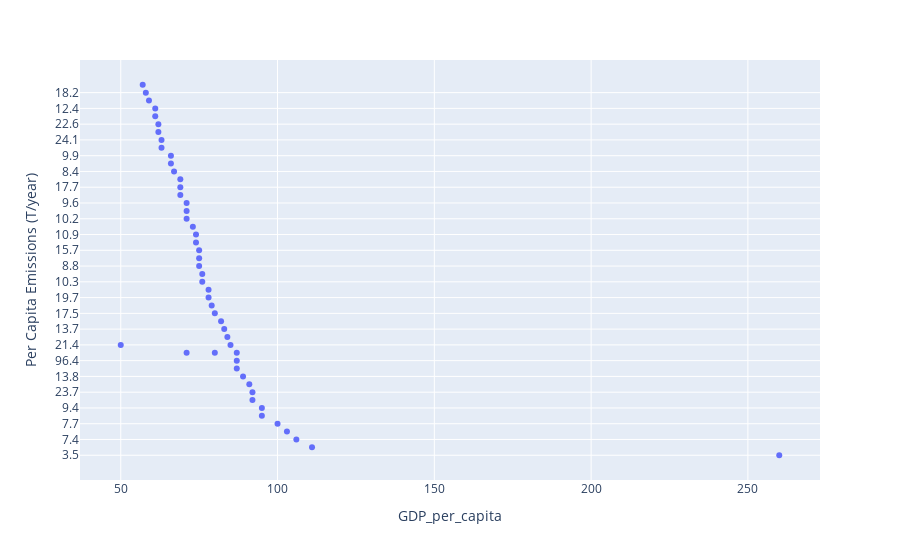

Here is the notebook cell this chart was saved with:
### Code cell
# GDP per capita vs Per capita emissions
fig = px.scatter(combined_data, x="GDP_per_capita", y="Per Capita Emissions (T/year)", 
                  hover_data=['State'])
fig.show()

### Figure 1 — Plotly figure (JSON) as saved in the notebook; plotly's stock layout.template omitted (floating-point values rounded to 4 significant figures)
{"data": [{"customdata": [[" District of Columbia"], [" New York"], [" Massachusetts"], [" Washington"], [" California"], [" North Dakota"], [" Connecticut"], [" Alaska"], [" Nebraska"], [" Delaware"], [" Colorado"], [" Illinois"], [" Wyoming"], [" New Jersey"], [" Texas"], [" Maryland"], [" Minnesota"], [" United States"], [" Virginia"], [" Utah"], [" New Hampshire"], [" South Dakota"], [" Kansas"], [" Iowa"], [" Hawaii"], [" Nevada"], [" Oregon"], [" Pennsylvania"], [" Ohio"], [" Tennessee"], [" Georgia"], [" Indiana"], [" North Carolina"], [" Rhode Island"], [" Wisconsin"], [" Florida"], [" Arizona"], [" Missouri"], [" Louisiana"], [" Vermont"], [" Michigan"], [" Maine"], [" Oklahoma"], [" Montana"], [" New Mexico"], [" Kentucky"], [" Idaho"], [" South Carolina"], [" Alabama"], [" Arkansas"], [" West Virginia"], [" Mississippi"]], "hovertemplate": "GDP_per_capita=%{x}<br>Per Capita Emissions (T/year)=%{y}<br>State=%{customdata[0]}<extra></extra>", "legendgroup": "", "marker": {"color": "#636efa", "symbol": "circle"}, "mode": "markers", "name": "", "orientation": "h", "showlegend": false, "type": "scatter", "x": [260, 111, 106, 103, 100, 95, 95, 92, 92, 91, 89, 87, 87, 87, 85, 84, 83, 82, 82, 80, 80, 79, 78, 78, 76, 76, 75, 75, 75, 74, 74, 73, 71, 71, 71, 71, 69, 69, 69, 67, 66, 66, 63, 63, 62, 62, 61, 61, 59, 58, 57, 50], "xaxis": "x", "y": [" 3.5", " 7.1", " 7.4", " 8.9", " 7.7", "69.6", " 9.4", "49.1", "23.7", "12.6", "13.8", "13.3", "96.4", " 9.0", "21.4", " 7.8", "13.7", null, "11.4", "17.5", " 9.0", "16.8", "19.7", "20.6", "10.3", "11.6", " 8.8", "14.9", "15.7", "12", "10.9", "22.7", "10.2", " 9.0", "14.8", " 9.6", "11.2", "17.7", "39.4", " 8.4", "13.6", " 9.9", "21.1", "24.1", "21.3", "22.6", "10.5", "12.4", "19.6", "18.2", "43", "21.4"], "yaxis": "y"}], "layout": {"legend": {"tracegroupgap": 0}, "margin": {"t": 60}, "xaxis": {"anchor": "y", "domain": [0, 1], "title": {"text": "GDP_per_capita"}}, "yaxis": {"anchor": "x", "domain": [0, 1], "title": {"text": "Per Capita Emissions (T/year)"}}}}
